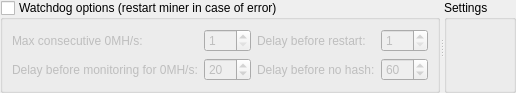
                   <widget class="QSplitter" name="splitter_3">
                    <property name="orientation">
                     <enum>Qt::Horizontal</enum>
                    </property>
                    <widget class="QGroupBox" name="groupBoxWatchdog">
                     <property name="sizePolicy">
                      <sizepolicy hsizetype="Preferred" vsizetype="Fixed">
                       <horstretch>0</horstretch>
                       <verstretch>0</verstretch>
                      </sizepolicy>
                     </property>
                     <property name="font">
                      <font>
                       <family>Arial</family>
                      </font>
                     </property>
                     <property name="title">
                      <string>Watchdog options (restart miner in case of error)</string>
                     </property>
                     <property name="checkable">
                      <bool>true</bool>
                     </property>
                     <property name="checked">
                      <bool>false</bool>
                     </property>
                     <layout class="QGridLayout" name="gridLayout">
                      <item row="0" column="1">
                       <widget class="QSpinBox" name="spinBoxMax0MHs">
                        <property name="font">
                         <font>
                          <family>Arial</family>
                         </font>
                        </property>
                        <property name="minimum">
                         <number>1</number>
                        </property>
                       </widget>
                      </item>
                      <item row="1" column="0">
                       <widget class="QLabel" name="label_3">
                        <property name="font">
                         <font>
                          <family>Arial</family>
                         </font>
                        </property>
                        <property name="text">
                         <string>Delay before monitoring for 0MH/s:</string>
                        </property>
                       </widget>
                      </item>
                      <item row="0" column="3">
                       <widget class="QSpinBox" name="spinBoxDelay">
                        <property name="font">
                         <font>
                          <family>Arial</family>
                         </font>
                        </property>
                        <property name="minimum">
                         <number>1</number>
                        </property>
                       </widget>
                      </item>
                      <item row="1" column="1">
                       <widget class="QSpinBox" name="spinBoxDelay0MHs">
                        <property name="font">
                         <font>
                          <family>Arial</family>
                         </font>
                        </property>
                        <property name="minimum">
                         <number>1</number>
                        </property>
                        <property name="maximum">
                         <number>600</number>
                        </property>
                        <property name="value">
                         <number>20</number>
                        </property>
                       </widget>
                      </item>
                      <item row="0" column="2">
                       <widget class="QLabel" name="label_5">
                        <property name="font">
                         <font>
                          <family>Arial</family>
                         </font>
                        </property>
                        <property name="text">
                         <string>Delay before restart:</string>
                        </property>
                       </widget>
                      </item>
                      <item row="1" column="2">
                       <widget class="QLabel" name="label_7">
                        <property name="font">
                         <font>
                          <family>Arial</family>
                         </font>
                        </property>
                        <property name="text">
                         <string>Delay before no hash:</string>
                        </property>
                       </widget>
                      </item>
                      <item row="1" column="3">
                       <widget class="QSpinBox" name="spinBoxDelayNoHash">
                        <property name="font">
                         <font>
                          <family>Arial</family>
                         </font>
                        </property>
                        <property name="minimum">
                         <number>30</number>
                        </property>
                        <property name="maximum">
                         <number>600</number>
                        </property>
                        <property name="value">
                         <number>60</number>
                        </property>
                       </widget>
                      </item>
                      <item row="0" column="0">
                       <widget class="QLabel" name="label_4">
                        <property name="font">
                         <font>
                          <family>Arial</family>
                         </font>
                        </property>
                        <property name="text">
                         <string>Max consecutive 0MH/s:</string>
                        </property>
                       </widget>
                      </item>
                     </layout>
                    </widget>
                    <widget class="QGroupBox" name="groupBoxSettings">
                     <property name="font">
                      <font>
                       <family>Arial</family>
                      </font>
                     </property>
                     <property name="title">
                      <string>Settings</string>
                     </property>
                     <layout class="QGridLayout" name="gridLayout_11"/>
                    </widget>
                   </widget>
